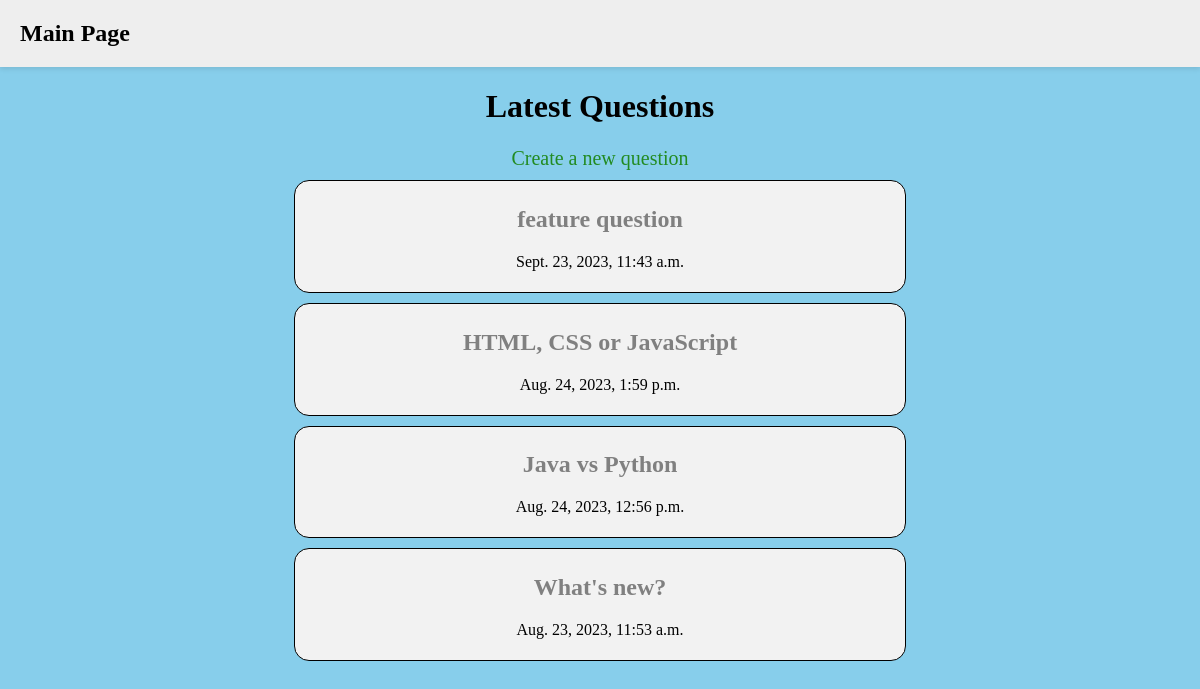
Before: / with the older database file.
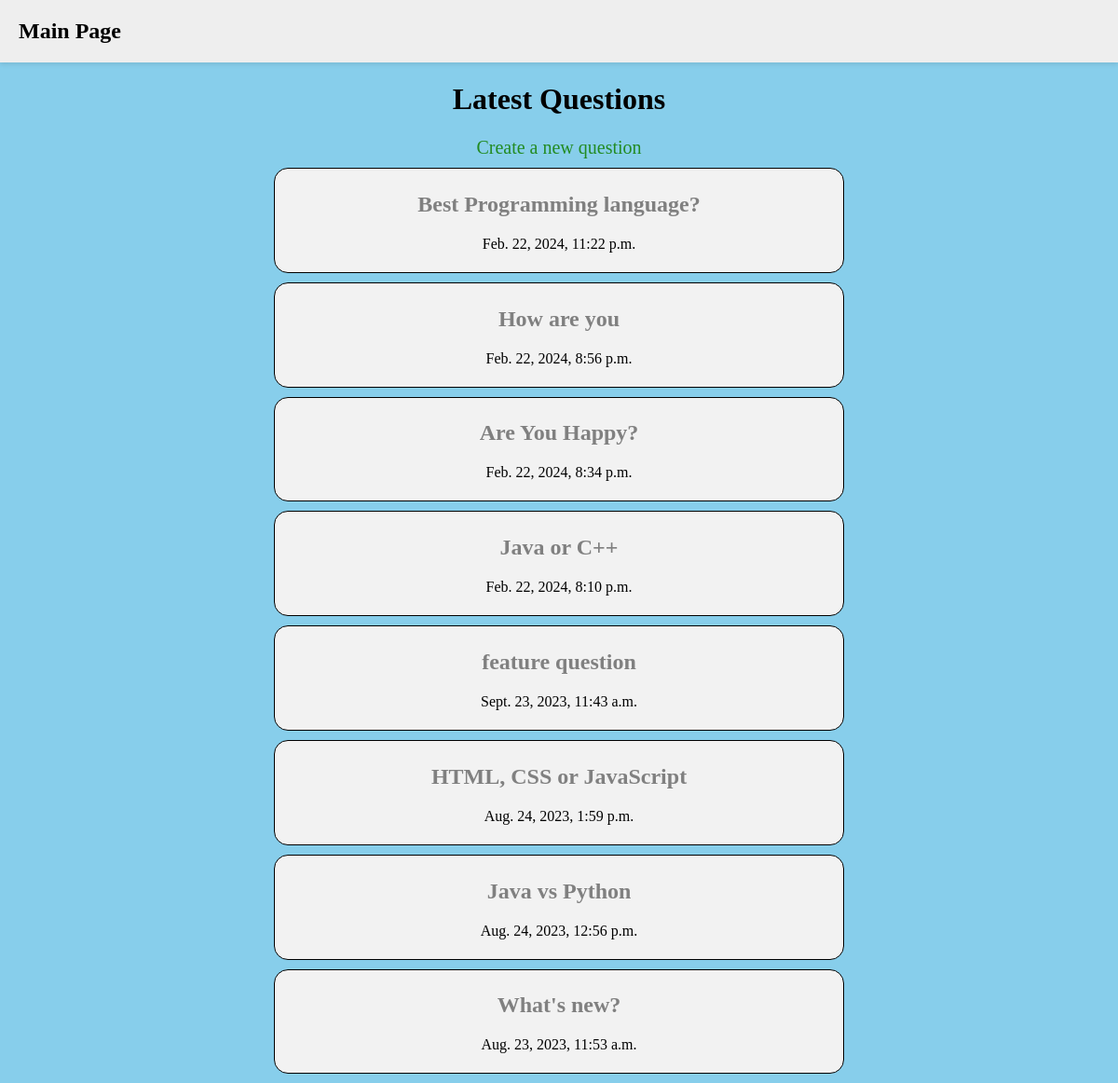
After: the same page with the newer database file.
### polls/models.py (models this page shows, shortened)
class Question(models.Model):
    question_text = models.CharField(max_length=200)
    pub_date = models.DateTimeField("date published")

### polls/views.py (the view)
# urls.py: path("", views.IndexView.as_view(), name="index"),
class IndexView(generic.ListView):
    template_name = "polls/index.html"
    context_object_name = "latest_question_list"
    def get_queryset(self):
        return Question.objects.filter(pub_date__lte=timezone.now()).order_by("-pub_date")

### polls/templates/polls/index.html (shortened to what this page needs)
{% load static %}
<link rel="stylesheet" href="{% static 'polls/style.css' %}">
{% include  'polls/header.html' %}
<h1>Latest Questions</h1>
<a href="{% url 'polls:create' %}" id="create-question">Create a new question</a>
<section>
    {% if latest_question_list %}
        {% for question in latest_question_list %}
            <article class="question">
                <a href="{% url 'polls:detail' question.id %}">
                    <h2>{{ question.question_text }}</h2>
                    <p>{{ question.pub_date }}</p>
                </a>
            </article>
        {% endfor %}
    {% else %}
        <p>No polls are available.</p>
    {% endif %}
</section>

### polls/templates/polls/header.html
<header>
    <a href="{% url 'polls:index' %}">
        <h2>Main Page</h2>
    </a>
</header>

### polls/static/polls/style.css (style rules this page uses)
header { display: flex; align-items: center; justify-content: space-between; padding: 20px; background-color: #eee; box-shadow: 0 2px 5px rgba(0, 0, 0, 0.1); }
header * { margin: 0; padding: 0; }
header a { text-decoration: none; color: black; }
h1 { text-align: center; color: black; }
#create-question { text-align: center; text-decoration: none; color: forestgreen; font-size: 20px; font-family: "Comic Sans MS", "Times New Roman", sans-serif; }
.question { background-color: #f2f2f2; border: 1px solid black; padding: 5px; margin: 10px auto; border-radius: 15px; text-align: center; width: 50%; }
.question a { text-decoration: none; color: rgb(128, 128, 128); }
.question p { color: black; }

Changed rows visible on the page:
added Question: question_text "Best Programming language?", pub_date "Feb. 22, 2024, 11:22 p.m."
added Question: question_text "How are you", pub_date "Feb. 22, 2024, 8:56 p.m."
added Question: question_text "Are You Happy?", pub_date "Feb. 22, 2024, 8:34 p.m."
added Question: question_text "Java or C++", pub_date "Feb. 22, 2024, 8:10 p.m."
